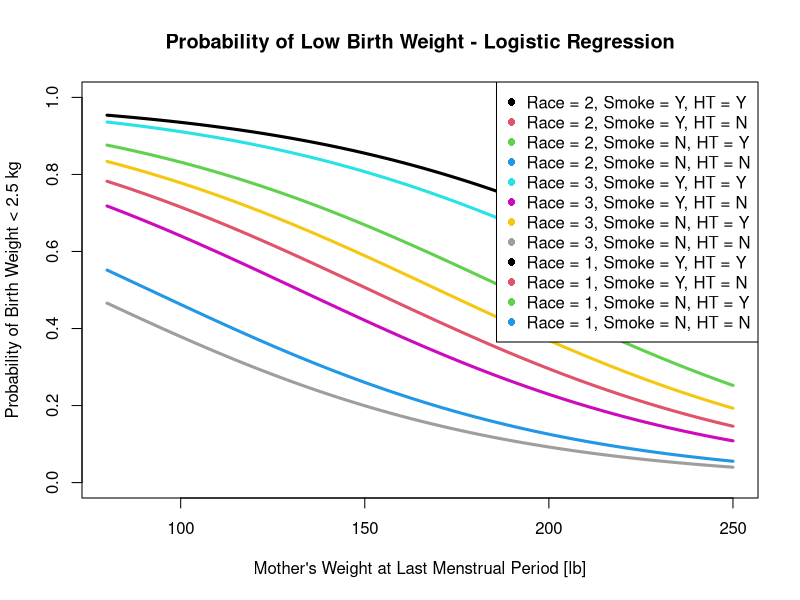

Generate this figure with R:
## ---- chunk 1
#setwd("C:/Users/lapt3u/Box/UC/Fall_2018/BE7023_Adv_Biostats/adv_biostats/hw_6")
library(MASS)
## ---- chunk 2
# The birthwt dataframe has 10 columns/variables, and 189 rows/observations.
dim(birthwt)

# Top 6 rows.
head(birthwt)
## ---- chunk 3
# Drop the last column
dat <- birthwt[, - length(birthwt)]

# Convert race, smoke, anad ht to factors
dat$race    <- as.factor(dat$race)
dat$smoke   <- as.factor(dat$smoke)
dat$ht      <- as.factor(dat$ht)

# Get summary stats
summary(dat)
## ---- chunk 4
# fit log reg on low
mod <- glm(low ~ ., data = dat, family = binomial)
summary(mod)
## ---- chunk 5
# Check goodness of fit
res <- mod$deviance
dof <- mod$df.residual
p <- pchisq(res, dof, lower.tail = F)
round(p, 3)
# Our null hypothesis is that our multinomial logistic regression model
# adequately describes the data. Our p value is 0.122 and since it is 
# greater than 0.05 we cannot reject the null hypothesis and thus our 
# model is a good fit of the data.
## ---- chunk 6
mod2 <- glm(low ~ lwt + race + smoke + ht, data = dat, family = binomial)
summary(mod2)
## ---- chunk 7
# plot P(low =1) as a function of lwt in the presence of various choices 
# of race, smoke, and ht.
cols <- palette(rainbow(12))
# RACE = 2
# Race = 2, smoke = 1, ht = 1
curve(exp(0.3520 - (0.0179 * x) + (1.2877 * 1) + (0.9436 * 0) + 
            (1.0716 * 1) + (1.749 * 1)) / 
        (1 + exp(0.3520 - (0.0179 * x) + (1.2877 * 1) + (0.9436 * 0) + 
            (1.0716 * 1) + (1.749 * 1))), from = 80, to = 250, lwd = 3,
                col = cols[1], ylim = c(0,1), 
          xlab = "Mother's Weight at Last Menstrual Period [lb]",
          ylab = "Probability of Birth Weight < 2.5 kg", 
          main = "Probability of Low Birth Weight - Logistic Regression")

# Race = 2, smoke = 1, ht = 0
curve(exp(0.3520 - (0.0179 * x) + (1.2877 * 1) + (0.9436 * 0) + 
          (1.0716 * 1) + (1.749 * 0)) / 
        (1 + exp(0.3520 - (0.0179 * x) + (1.2877 * 1) + (0.9436 * 0) + 
          (1.0716 * 1) + (1.749 * 0))), col = cols[2], lwd = 3, 
            add = T)

# Race = 2, smoke = 0, ht = 1
curve(exp(0.3520 - (0.0179 * x) + (1.2877 * 1) + (0.9436 * 0) + 
          (1.0716 * 0) + (1.749 * 1)) / 
        (1 + exp(0.3520 - (0.0179 * x) + (1.2877 * 1) + (0.9436 * 0) + 
          (1.0716 * 0) + (1.749 * 1))), col = cols[3], lwd = 3, 
            add = T)

# Race = 2, smoke = 0, ht = 0
curve(exp(0.3520 - (0.0179 * x) + (1.2877 * 1) + (0.9436 * 0) + 
          (1.0716 * 0) + (1.749 * 0)) / 
        (1 + exp(0.3520 - (0.0179 * x) + (1.2877 * 1) + (0.9436 * 0) + 
          (1.0716 * 0) + (1.749 * 0))), col = cols[4], lwd = 3, 
            add = T)

##RACE = 3

# Race = 3, smoke = 1, ht = 1
curve(exp(0.3520 - (0.0179 * x) + (1.2877 * 0) + (0.9436 * 1) + 
            (1.0716 * 1) + (1.749 * 1)) / 
        (1 + exp(0.3520 - (0.0179 * x) + (1.2877 * 0) + (0.9436 * 1) + 
            (1.0716 * 1) + (1.749 * 1))), col = cols[5], lwd = 3, 
            add = T)

# Race = 3, smoke = 1, ht = 0
curve(exp(0.3520 - (0.0179 * x) + (1.2877 * 0) + (0.9436 * 1) + 
          (1.0716 * 1) + (1.749 * 0)) / 
        (1 + exp(0.3520 - (0.0179 * x) + (1.2877 * 0) + (0.9436 * 1) + 
          (1.0716 * 1) + (1.749 * 0))), col = cols[6], lwd = 3, 
            add = T)


# Race = 3, smoke = 0, ht = 1
curve(exp(0.3520 - (0.0179 * x) + (1.2877 * 0) + (0.9436 * 1) + 
          (1.0716 * 0) + (1.749 * 1)) / 
        (1 + exp(0.3520 - (0.0179 * x) + (1.2877 * 0) + (0.9436 * 1) + 
          (1.0716 * 0) + (1.749 * 1))), col = cols[7], lwd = 3, 
            add = T)

# Race = 3, smoke = 0, ht = 0
curve(exp(0.3520 - (0.0179 * x) + (1.2877 * 0) + (0.9436 * 1) + 
          (1.0716 * 0) + (1.749 * 0)) / 
        (1 + exp(0.3520 - (0.0179 * x) + (1.2877 * 0) + (0.9436 * 1) + 
          (1.0716 * 0) + (1.749 * 0))), col = cols[8], lwd = 3, 
            add = T)

# RACE = 1
# Race = 3, smoke = 1, ht = 1
curve(exp(0.3520 - (0.0179 * x) + (1.2877 * 0) + (0.9436 * 0) + 
            (1.0716 * 1) + (1.749 * 1)) / 
        (1 + exp(0.3520 - (0.0179 * x) + (1.2877 * 0) + (0.9436 * 0) + 
            (1.0716 * 1) + (1.749 * 1))), col = cols[9], lwd = 3, 
            add = T)


# Race = 0, smoke = 1, ht = 0
curve(exp(0.3520 - (0.0179 * x) + (1.2877 * 0) + (0.9436 * 0) + 
          (1.0716 * 1) + (1.749 * 0)) / 
        (1 + exp(0.3520 - (0.0179 * x) + (1.2877 * 0) + (0.9436 * 0) + 
          (1.0716 * 1) + (1.749 * 0))), col = cols[10], lwd = 3, 
            add = T)

# Race = 0, smoke = 0, ht = 1
curve(exp(0.3520 - (0.0179 * x) + (1.2877 * 0) + (0.9436 * 0) + 
          (1.0716 * 0) + (1.749 * 1)) / 
        (1 + exp(0.3520 - (0.0179 * x) + (1.2877 * 0) + (0.9436 * 0) + 
          (1.0716 * 0) + (1.749 * 1))), col = cols[11], lwd = 3, 
            add = T)

# Race = 0, smoke = 0, ht = 0
curve(exp(0.3520 - (0.0179 * x) + (1.2877 * 0) + (0.9436 * 0) + 
            (1.0716 * 0) + (1.749 * 0)) / 
        (1 + exp(0.3520 - (0.0179 * x) + (1.2877 * 0) + (0.9436 * 0) + 
            (1.0716 * 0) + (1.749 * 0))), col = cols[12], lwd = 3, 
            add = T)

legend("topright", pch = rep(16,12), col = cols, legend = 
         c("Race = 2, Smoke = Y, HT = Y",
           "Race = 2, Smoke = Y, HT = N",
           "Race = 2, Smoke = N, HT = Y",
           "Race = 2, Smoke = N, HT = N",
           "Race = 3, Smoke = Y, HT = Y",
           "Race = 3, Smoke = Y, HT = N",
           "Race = 3, Smoke = N, HT = Y",
           "Race = 3, Smoke = N, HT = N",
           "Race = 1, Smoke = Y, HT = Y",
           "Race = 1, Smoke = Y, HT = N",
           "Race = 1, Smoke = N, HT = Y",
           "Race = 1, Smoke = N, HT = N"))

# Check goodness-of-fit. 
res2 <- mod2$deviance
dof2 <- mod2$df.residual
p2 <- pchisq(res2, dof2, lower.tail = F)
round(p2,3)
# Our p-value is 0.097, so we cannot reject the null hypothesis and
# thus our logistic regression model fits this data well.

# Obtain ‘confusion matrix.’ 
# Running the training data through the model to get some predictions
pred <- predict.glm(mod2, type = "response" )

# Classify the prediction, and build confusion matrix. 
pred_class <- ifelse(pred >= 0.5, 1,0)
conf <- table(dat$low, pred_class)
rownames(conf) = c('Obs_Normal', 'Obs_Low')
colnames(conf) = c('Pred_Normal', 'Pred_Low')
conf  

# Calculate misclassification rate using confusion matrix.
miss <- round(((conf[2] + conf[3]) / (conf[1] + conf[2] + conf[3] + conf[4])) * 100,2)


cat("The misclassification rate is: ", miss, "%")

